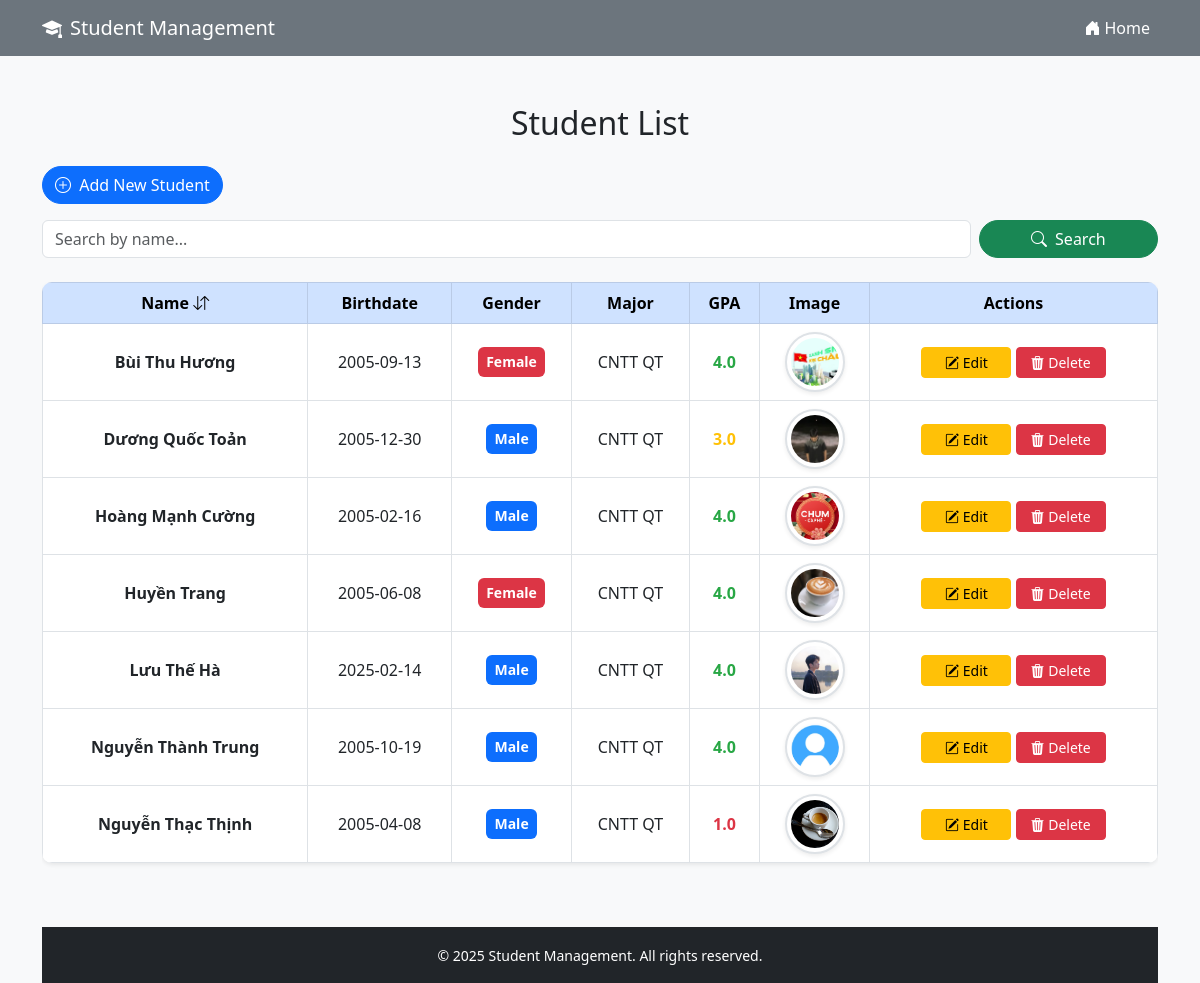
/students, run on the app's committed database.
### tables this page shows
CREATE TABLE students (
            id INTEGER PRIMARY KEY AUTOINCREMENT,
            name TEXT NOT NULL,
            birthdate TEXT,
            gender TEXT,
            department TEXT,
            gpa REAL
        , image TEXT);

### app.py (the view)
@app.route('/students')
def students():
    q = request.args.get('q', '')  # Lấy từ khoá tìm kiếm nếu có
    list_students = StudentController.get_students(q)
    return render_template('index.html', students=list_students)

### controller/student_controller.py (called while the page is built)
    @staticmethod
    def get_students(search_query=""):
        if search_query:
            return StudentModel.search_students(search_query)
        return StudentModel.get_students()

### model/student_model.py (called while the page is built)
    @staticmethod
    def get_students():
        conn = sqlite3.connect(DB_NAME)
        cursor = conn.cursor()
        cursor.execute("SELECT * FROM students ORDER BY name")
        students = cursor.fetchall()
        conn.close()
        return students

### templates/index.html (shortened to what this page needs)
<!DOCTYPE html>
<html lang="en">
<head>
  <link href="https://cdn.jsdelivr.net/npm/bootstrap@5.3.0/dist/css/bootstrap.min.css" rel="stylesheet">
  <link rel="stylesheet" href="https://cdn.jsdelivr.net/npm/bootstrap-icons@1.10.5/font/bootstrap-icons.css">
</head>
<body class="bg-light">
  <nav class="navbar navbar-expand-lg navbar-dark">
    <div class="container">
      <a class="navbar-brand" href="#">
        <i class="bi bi-mortarboard-fill me-2"></i>Student Management
      </a>
      <div class="collapse navbar-collapse" id="navbarNav">
        <ul class="navbar-nav ms-auto">
          <li class="nav-item">
            <a class="nav-link active" href="/">
              <i class="bi bi-house-door-fill me-1"></i>Home
            </a>
          </li>
        </ul>
      </div>
    </div>
  </nav>
  <div class="container mt-5">
    <h2 class="text-center mb-4">Student List</h2>
    <div class="row mb-3">
      <div class="col-md-6">
        <a href="/add" class="btn btn-primary btn-custom">
          <i class="bi bi-plus-circle me-1"></i> Add New Student
        </a>
      </div>
    </div>
    <form action="/students" method="GET" class="row mb-4 g-2">
      <div class="col-sm-10">
        <input class="form-control" type="search" name="q" placeholder="Search by name..." aria-label="Search">
      </div>
      <div class="col-sm-2 text-end">
        <button class="btn btn-success w-100 btn-custom" type="submit">
          <i class="bi bi-search me-1"></i> Search
        </button>
      </div>
    </form>
    <div class="table-responsive">
      <table class="table table-bordered table-hover align-middle shadow-sm" id="studentTable">
        <thead class="table-primary text-center">
          <tr>
            <th onclick="sortTable()" style="cursor: pointer;">
              Name
              <i class="bi bi-arrow-down-up"></i>
            </th>
            <th>Birthdate</th>
            <th>Gender</th>
            <th>Major</th>
            <th>GPA</th>
            <th>Image</th>
            <th>Actions</th>
          </tr>
        </thead>
        <tbody class="text-center">
          {% for student in students %}
          <tr class="align-middle">
            <td class="fw-semibold">{{ student[1] }}</td>
            <td>{{ student[2] }}</td>
            <td>
              {% if student[3] == 'Male' %}
                <span class="badge bg-primary p-2">{{ student[3] }}</span>
              {% else %}
                <span class="badge bg-danger p-2">{{ student[3] }}</span>
              {% endif %}
            </td>
            <td>{{ student[4] }}</td>
            <td>
              {% if student[5] >= 1.0 and student[5] <= 2.0 %}
                <span class="gpa-low">{{ student[5] }}</span>
              {% elif student[5] >= 2.1 and student[5] <= 3.0 %}
                <span class="gpa-medium">{{ student[5] }}</span>
              {% elif student[5] >= 3.1 and student[5] <= 4.0 %}
                <span class="gpa-high">{{ student[5] }}</span>
              {% else %}
                <span class="text-muted">{{ student[5] }}</span>
              {% endif %}
            </td>
            <td>
              {% if student[6] %}
                <img class="img-thumbnail rounded-circle shadow-sm" src="/static/uploads/{{ student[6] }}" alt="Student Image" data-bs-toggle="modal" data-bs-target="#imageModal{{ student[0] }}">
              {% else %}
                <span class="text-muted">No Image</span>
              {% endif %}
            </td>
            <td>
              <a href="/edit/{{ student[0] }}" class="btn btn-warning btn-sm btn-action">
                <i class="bi bi-pencil-square"></i> Edit
              </a>
              <a href="/delete/{{ student[0] }}" class="btn btn-danger btn-sm btn-action" onclick="return confirm('Are you sure?');">
                <i class="bi bi-trash3-fill"></i> Delete
              </a>
            </td>
          </tr>
          {% endfor %}
        </tbody>
      </table>
  </div>
  <footer class="bg-dark text-white text-center py-3 mt-5">
    <div class="container">
      <small>&copy; 2025 Student Management. All rights reserved.</small>
    </div>
  </footer>
</body>
</html>

### templates/index.html (style rules this page uses)
.img-thumbnail { width: 80px; height: 80px; object-fit: cover; border-radius: 50%; cursor: pointer; }
.btn-custom { border-radius: 50px; }
.btn-action { width: 90px; }
.navbar { background-color: #6c757d; }
.navbar-nav .nav-link { color: white !important; }
.img-thumbnail { width: 50px; height: 50px; object-fit: cover; border-radius: 50%; cursor: pointer; transition: transform 0.2s; }
.btn-action { width: 90px; transition: background-color 0.3s ease; }
.table-bordered { border-radius: 10px; overflow: hidden; }
.gpa-low { color: #dc3545; font-weight: bold; }
.gpa-medium { color: #ffc107; font-weight: bold; }
.gpa-high { color: #28a745; font-weight: bold; }
.img-thumbnail { width: 60px; height: 60px; object-fit: cover; cursor: pointer; transition: transform 0.2s; border: 2px solid #dee2e6; }
.badge { font-size: 14px; }
.btn-action { width: 90px; transition: background-color 0.3s ease-in-out; }

### data on the page
students: name "Bùi Thu Hương", birthdate "2005-09-13", gender "Female", department "CNTT QT", gpa "4.0", image (picture)
students: name "Dương Quốc Toản", birthdate "2005-12-30", gender "Male", department "CNTT QT", gpa "3.0", image (picture)
students: name "Hoàng Mạnh Cường", birthdate "2005-02-16", gender "Male", department "CNTT QT", gpa "4.0", image (picture)
students: name "Huyền Trang", birthdate "2005-06-08", gender "Female", department "CNTT QT", gpa "4.0", image (picture)
students: name "Lưu Thế Hà", birthdate "2025-02-14", gender "Male", department "CNTT QT", gpa "4.0", image (picture)
students: name "Nguyễn Thành Trung", birthdate "2005-10-19", gender "Male", department "CNTT QT", gpa "4.0", image (picture)
students: name "Nguyễn Thạc Thịnh", birthdate "2005-04-08", gender "Male", department "CNTT QT", gpa "1.0", image (picture)
